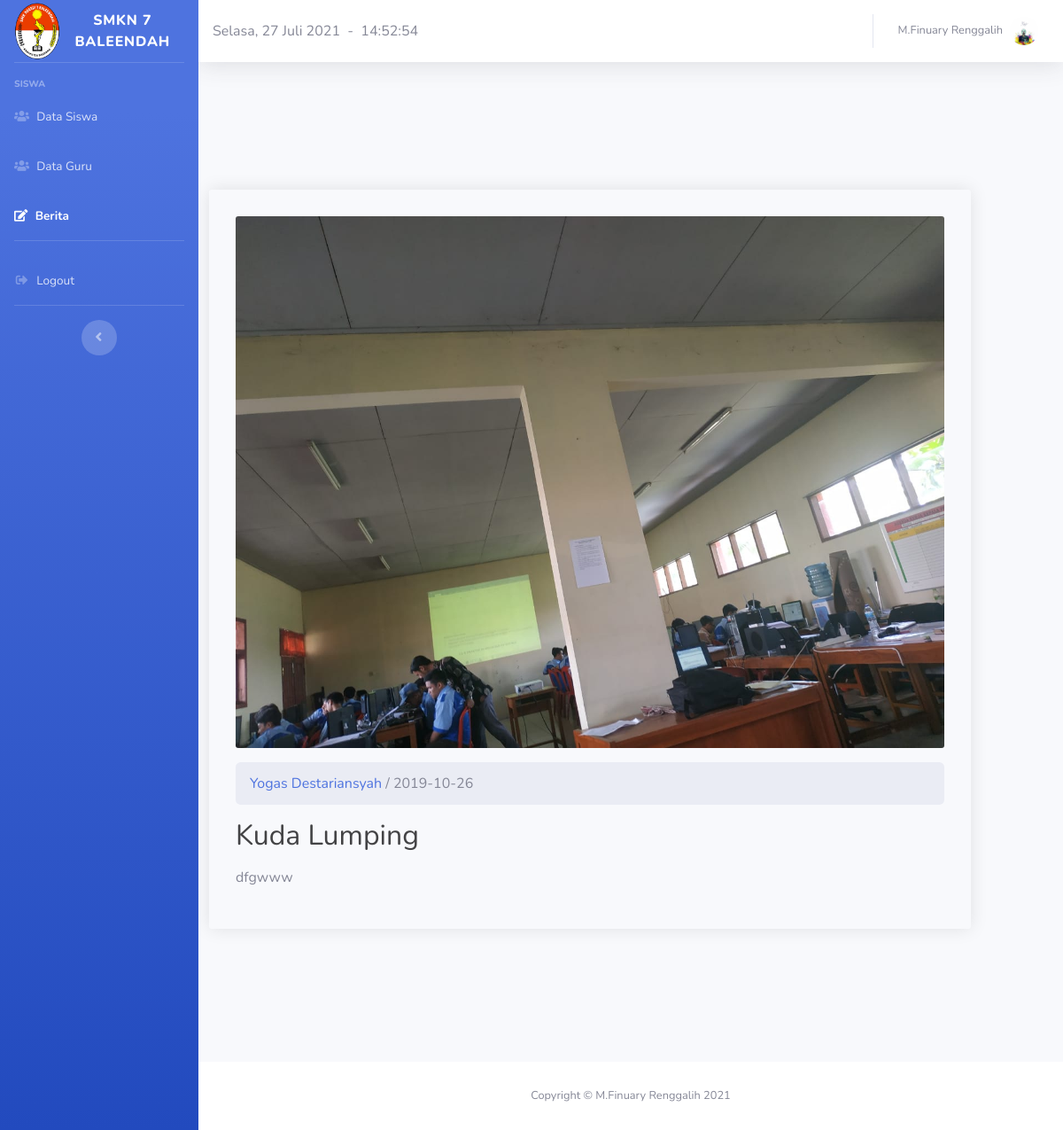
Screenshot of /halaman_siswa/berita/selengkapnya.php?id=3 (signed in) with the database file from the repository.
### tables this page shows
CREATE TABLE `berita` (
  `id` int(11) NOT NULL,
  `penulis` varchar(225) NOT NULL,
  `tgl_tulis` date NOT NULL,
  `judul` varchar(225) NOT NULL,
  `isi` text NOT NULL,
  `foto` varchar(225) NOT NULL
);

### halaman_siswa/berita/selengkapnya.php (the view, shortened to what this page needs)
<!DOCTYPE html>
<html lang="en">
<head>
  <link href="../../halaman_admin/vendor/fontawesome-free/css/all.min.css" rel="stylesheet" type="text/css">
  <link rel="stylesheet" href="../../halaman_admin/info_sekolah/berita/style.css">
  <link href="../../halaman_admin/css/sb-admin-2.min.css" rel="stylesheet">
</head>
<body id="page-top">
  <div id="wrapper">
    <ul class="navbar-nav bg-gradient-primary sidebar sidebar-dark accordion" id="accordionSidebar">
      <a class="sidebar-brand d-flex align-items-center justify-content-center" href="index.html">
        <div class="sidebar-brand-icon">
          <img src="../../images/foto.png" height="50">
        </div>
        <div class="sidebar-brand-text mx-3">SMKN 7 BALEENDAH</div>
      </a>
      <hr class="sidebar-divider">
      <div class="sidebar-heading">
        Siswa
      </div>
      <li class="nav-item">
        <a class="nav-link collapsed" href="../halaman_guru.php" data-toggle="collapses" data-target="#collapseTwo" aria-expanded="true" aria-controls="collapseTwo">
          <i class="fa fa-users"></i>
          <span>Data Siswa</span>
        </a>
      </li>
      <li class="nav-item">
        <a class="nav-link collapsed" href="../guru/tambah_guru.php" data-toggle="collapses" data-target="#collapsePages" aria-expanded="true" aria-controls="collapsePages">
          <i class="fa fa-users"></i>
          <span>Data Guru</span>
        </a>
      </li>
      <li class="nav-item active">
        <a class="nav-link collapsed" href="berita.php" data-toggle="collapses" data-target="#collapseUtilities" aria-expanded="true" aria-controls="collapseUtilities">
          <i class="fa fa-edit"></i>
          <span>Berita</span>
        </a>
      </li>
      <hr class="sidebar-divider d-none d-md-block">
      <li class="nav-item">
        <a class="nav-link" href="../../login/logout.php">
          <i class="fas fa-fw fa-sign-out-alt"></i>
          <span>Logout</span></a>
      </li>
      <hr class="sidebar-divider d-none d-md-block">
      <div class="text-center d-none d-md-inline">
        <button class="rounded-circle border-0" id="sidebarToggle"></button>
      </div>
    </ul>
    <div id="content-wrapper" class="d-flex flex-column">
      <div id="content">
        <nav class="navbar navbar-expand navbar-light bg-white topbar mb-4 static-top shadow">
          <script lang="JavaScript">document.write(tanggallengkap);</script>&nbsp;&nbsp;-&nbsp;&nbsp;
          <div id="jam"></div>
          <ul class="navbar-nav ml-auto">
            <li class="nav-item dropdown no-arrow">
              <a class="nav-link dropdown-toggle" href="#" id="userDropdown" role="button" data-toggle="dropdown" aria-haspopup="true" aria-expanded="false">
                <span class="mr-2 d-none d-lg-inline text-gray-600 small"><?php echo $_SESSION['nama']; ?></span>
                <?php echo "<img class='img-profile rounded-circle' src='../../halaman_admin/images/".$_SESSION['foto']."'>"; ?>
              </a>
            </li>
          </ul>
        </nav>
        <div class="section-padding">
        <div class="container">
            <div class="row">
                <?php
                        include "../../koneksi.php";
                        $id = $_GET['id'];
                        $query = "SELECT * FROM berita WHERE id='".$id."'";
                        $sql = mysqli_query($koneksi, $query);
                        $data = mysqli_fetch_array($sql);
                    ?>
                <div class="col-xs-12">
                    <article class="post-single">
                        <figure class="post-media">
                            <?php echo "<img src='../../halaman_admin/images/".$data['foto']."' style='height : 600px;'>"; ?>
                        </figure>
                        <div class="post-body">
                            <ul class="breadcrumb">
                                <li><a href="#"><?php echo $data['penulis']; ?></a></li>
                                &nbsp;/&nbsp;
                                <li><?php echo $data['tgl_tulis']; ?></li>
                            </ul>
                            <h2 class="dark-color"><?php echo $data['judul']; ?></h2>
                            <p><?php echo $data['isi']; ?></p>
                        </div>
                    </article>
                </div>
            </div>
        </div>
    </div>
</div>
      <footer class="sticky-footer bg-white">
        <div class="container my-auto">
          <div class="copyright text-center my-auto">
            <span>Copyright &copy; M.Finuary Renggalih <?= date('Y'); ?></span>
          </div>
        </div>
      </footer>
    </div>
  </div>
</body>
</html>

### halaman_admin/info_sekolah/berita/style.css (style rules this page uses)
* { outline: none; }
a { text-decoration: none; outline: none; -webkit-transition: 0.4s; -o-transition: 0.4s; transition: 0.4s; color: #333333; }
img { max-width: 100%; height: auto; }
h1, h2, h3, h4, h5, h6 { margin: 0 0 15px; font-weight: 400; line-height: 1.4em; }
h2 { font-size: 50px; }
html, body { height: 100% }
body { font-family: 'Open Sans', sans-serif; font-weight: 400; font-size: 16px; line-height: 32px; color: coral; }
.section-padding { padding-top: 120px; padding-bottom: 120px; }
.dark-color { color: #434345 }
.breadcrumb { background: none; display: inline-block; margin-top: 10px; padding: 0; }
.post-single:after { content: ""; clear: both; display: table; }
.post-single { padding: 30px; border-radius: 3px; -webkit-box-shadow: 0 0 20px 0 rgba(0, 0, 0, 0.1); box-shadow: 0 0 20px 0 rgba(0, 0, 0, 0.1); margin-bottom: 30px; }
.post-single .post-media { overflow: hidden; border-radius: 3px; }
.post-single .post-media img { width: 100%; }
body { font-family: sans-serif; background: #ebf9fb; }

### rows the page displays
berita: foto (picture), penulis "Yogas Destariansyah", tgl_tulis "2019-10-26", judul "Kuda Lumping", isi "dfgwww"

### other values shown
$_SESSION['nama'] "M.Finuary Renggalih"
